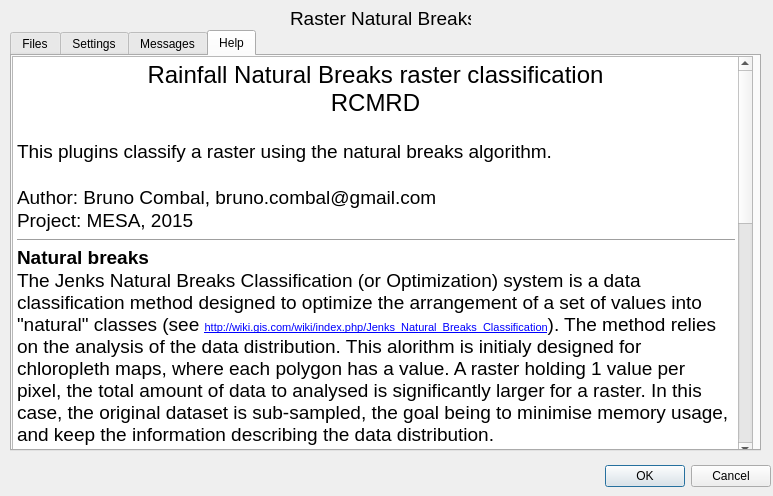
<?xml version="1.0" encoding="UTF-8"?>
<ui version="4.0">
 <class>rcmrdNatBreaksDialogBase</class>
 <widget class="QDialog" name="rcmrdNatBreaksDialogBase">
  <property name="geometry">
   <rect>
    <x>0</x>
    <y>0</y>
    <width>773</width>
    <height>496</height>
   </rect>
  </property>
  <property name="windowTitle">
   <string>RCMRD Natural Breaks</string>
  </property>
  <widget class="QDialogButtonBox" name="button_box">
   <property name="geometry">
    <rect>
     <x>430</x>
     <y>460</y>
     <width>341</width>
     <height>32</height>
    </rect>
   </property>
   <property name="orientation">
    <enum>Qt::Horizontal</enum>
   </property>
   <property name="standardButtons">
    <set>QDialogButtonBox::Cancel|QDialogButtonBox::Ok</set>
   </property>
  </widget>
  <widget class="QLabel" name="label">
   <property name="geometry">
    <rect>
     <x>290</x>
     <y>10</y>
     <width>181</width>
     <height>16</height>
    </rect>
   </property>
   <property name="font">
    <font>
     <pointsize>14</pointsize>
    </font>
   </property>
   <property name="text">
    <string>Raster Natural Breaks</string>
   </property>
  </widget>
  <widget class="QTabWidget" name="tabs">
   <property name="geometry">
    <rect>
     <x>10</x>
     <y>30</y>
     <width>751</width>
     <height>421</height>
    </rect>
   </property>
   <property name="currentIndex">
    <number>3</number>
   </property>
   <widget class="QWidget" name="tabFiles">
    <attribute name="title">
     <string>Files</string>
    </attribute>
    <layout class="QGridLayout" name="gridLayout">
     <item row="0" column="0">
      <widget class="QLabel" name="label_2">
       <property name="text">
        <string>Input flle</string>
       </property>
      </widget>
     </item>
     <item row="0" column="1">
      <widget class="QLineEdit" name="editInFile"/>
     </item>
     <item row="1" column="3">
      <widget class="QPushButton" name="buttonOutFile">
       <property name="text">
        <string>...</string>
       </property>
      </widget>
     </item>
     <item row="0" column="3">
      <widget class="QPushButton" name="buttonInFile">
       <property name="text">
        <string>...</string>
       </property>
      </widget>
     </item>
     <item row="1" column="1">
      <widget class="QLineEdit" name="editOutFile"/>
     </item>
     <item row="1" column="0">
      <widget class="QLabel" name="label_3">
       <property name="text">
        <string>Output file</string>
       </property>
      </widget>
     </item>
     <item row="2" column="1">
      <spacer name="verticalSpacer">
       <property name="orientation">
        <enum>Qt::Vertical</enum>
       </property>
       <property name="sizeHint" stdset="0">
        <size>
         <width>20</width>
         <height>40</height>
        </size>
       </property>
      </spacer>
     </item>
    </layout>
   </widget>
   <widget class="QWidget" name="tabSettings">
    <attribute name="title">
     <string>Settings</string>
    </attribute>
    <layout class="QGridLayout" name="gridLayout_2">
     <item row="9" column="1">
      <spacer name="horizontalSpacer_2">
       <property name="orientation">
        <enum>Qt::Horizontal</enum>
       </property>
       <property name="sizeHint" stdset="0">
        <size>
         <width>40</width>
         <height>20</height>
        </size>
       </property>
      </spacer>
     </item>
     <item row="6" column="1">
      <widget class="QRadioButton" name="radio12th">
       <property name="text">
        <string>1/12</string>
       </property>
       <property name="checked">
        <bool>true</bool>
       </property>
      </widget>
     </item>
     <item row="0" column="2">
      <spacer name="horizontalSpacer">
       <property name="orientation">
        <enum>Qt::Horizontal</enum>
       </property>
       <property name="sizeHint" stdset="0">
        <size>
         <width>40</width>
         <height>20</height>
        </size>
       </property>
      </spacer>
     </item>
     <item row="0" column="0">
      <widget class="QLabel" name="label_4">
       <property name="maximumSize">
        <size>
         <width>100</width>
         <height>16777215</height>
        </size>
       </property>
       <property name="text">
        <string>Number of classes</string>
       </property>
      </widget>
     </item>
     <item row="2" column="1">
      <widget class="QRadioButton" name="radio4th">
       <property name="text">
        <string>1/4</string>
       </property>
      </widget>
     </item>
     <item row="4" column="1">
      <widget class="QRadioButton" name="radio8th">
       <property name="text">
        <string>1/8</string>
       </property>
      </widget>
     </item>
     <item row="1" column="0">
      <widget class="QLabel" name="label_5">
       <property name="maximumSize">
        <size>
         <width>100</width>
         <height>16777215</height>
        </size>
       </property>
       <property name="text">
        <string>Image sampling</string>
       </property>
      </widget>
     </item>
     <item row="0" column="1">
      <widget class="QSpinBox" name="spinClasses">
       <property name="maximumSize">
        <size>
         <width>100</width>
         <height>16777215</height>
        </size>
       </property>
       <property name="singleStep">
        <number>2</number>
       </property>
       <property name="value">
        <number>5</number>
       </property>
      </widget>
     </item>
     <item row="3" column="1">
      <widget class="QRadioButton" name="radio6th">
       <property name="text">
        <string>1/6</string>
       </property>
      </widget>
     </item>
     <item row="1" column="1">
      <widget class="QRadioButton" name="radioAll">
       <property name="text">
        <string>All pixels</string>
       </property>
      </widget>
     </item>
     <item row="7" column="1">
      <widget class="QRadioButton" name="radio16th">
       <property name="text">
        <string>1/16</string>
       </property>
      </widget>
     </item>
     <item row="5" column="1">
      <widget class="QRadioButton" name="radio10th">
       <property name="text">
        <string>1/10</string>
       </property>
      </widget>
     </item>
     <item row="8" column="1">
      <widget class="QRadioButton" name="radio20th">
       <property name="text">
        <string>1/20</string>
       </property>
      </widget>
     </item>
    </layout>
   </widget>
   <widget class="QWidget" name="tabMessages">
    <attribute name="title">
     <string>Messages</string>
    </attribute>
    <widget class="QTextEdit" name="logTextDump">
     <property name="geometry">
      <rect>
       <x>10</x>
       <y>10</y>
       <width>721</width>
       <height>381</height>
      </rect>
     </property>
    </widget>
   </widget>
   <widget class="QWidget" name="tabHelp">
    <attribute name="title">
     <string>Help</string>
    </attribute>
    <widget class="QTextEdit" name="textEdit">
     <property name="geometry">
      <rect>
       <x>0</x>
       <y>0</y>
       <width>741</width>
       <height>401</height>
      </rect>
     </property>
     <property name="html">
      <string>&lt;!DOCTYPE HTML PUBLIC &quot;-//W3C//DTD HTML 4.0//EN&quot; &quot;http://www.w3.org/TR/REC-html40/strict.dtd&quot;&gt;
&lt;html&gt;&lt;head&gt;&lt;meta name=&quot;qrichtext&quot; content=&quot;1&quot; /&gt;&lt;style type=&quot;text/css&quot;&gt;
p, li { white-space: pre-wrap; }
&lt;/style&gt;&lt;/head&gt;&lt;body style=&quot; font-family:'MS Shell Dlg 2'; font-size:8.25pt; font-weight:400; font-style:normal;&quot;&gt;
&lt;p align=&quot;center&quot; style=&quot; margin-top:0px; margin-bottom:0px; margin-left:0px; margin-right:0px; -qt-block-indent:0; text-indent:0px;&quot;&gt;&lt;span style=&quot; font-family:'Calibri'; font-size:18pt;&quot;&gt;Rainfall Natural Breaks raster classification&lt;/span&gt;&lt;/p&gt;
&lt;p align=&quot;center&quot; style=&quot; margin-top:0px; margin-bottom:0px; margin-left:0px; margin-right:0px; -qt-block-indent:0; text-indent:0px;&quot;&gt;&lt;span style=&quot; font-family:'Calibri'; font-size:18pt;&quot;&gt;RCMRD&lt;/span&gt;&lt;/p&gt;
&lt;p style=&quot;-qt-paragraph-type:empty; margin-top:0px; margin-bottom:0px; margin-left:0px; margin-right:0px; -qt-block-indent:0; text-indent:0px; font-family:'Calibri'; font-size:14pt;&quot;&gt;&lt;br /&gt;&lt;/p&gt;
&lt;p style=&quot; margin-top:0px; margin-bottom:0px; margin-left:0px; margin-right:0px; -qt-block-indent:0; text-indent:0px;&quot;&gt;&lt;span style=&quot; font-family:'Calibi'; font-size:14pt;&quot;&gt;This plugins classify a raster using the natural breaks algorithm.&lt;/span&gt;&lt;/p&gt;
&lt;p style=&quot;-qt-paragraph-type:empty; margin-top:0px; margin-bottom:0px; margin-left:0px; margin-right:0px; -qt-block-indent:0; text-indent:0px; font-family:'Calibri'; font-size:14pt;&quot;&gt;&lt;br /&gt;&lt;/p&gt;
&lt;p style=&quot; margin-top:0px; margin-bottom:0px; margin-left:0px; margin-right:0px; -qt-block-indent:0; text-indent:0px;&quot;&gt;&lt;span style=&quot; font-family:'Calibri'; font-size:14pt;&quot;&gt;Author: Bruno Combal, bruno.combal@gmail.com&lt;/span&gt;&lt;/p&gt;
&lt;p style=&quot; margin-top:0px; margin-bottom:0px; margin-left:0px; margin-right:0px; -qt-block-indent:0; text-indent:0px;&quot;&gt;&lt;span style=&quot; font-family:'Calibri'; font-size:14pt;&quot;&gt;Project: MESA, 2015&lt;/span&gt;&lt;/p&gt;
&lt;hr /&gt;
&lt;p style=&quot; margin-top:0px; margin-bottom:0px; margin-left:0px; margin-right:0px; -qt-block-indent:0; text-indent:0px;&quot;&gt;&lt;span style=&quot; font-family:'Calibri'; font-size:14pt; font-weight:600;&quot;&gt;Natural breaks&lt;/span&gt;&lt;/p&gt;
&lt;p style=&quot; margin-top:0px; margin-bottom:0px; margin-left:0px; margin-right:0px; -qt-block-indent:0; text-indent:0px;&quot;&gt;&lt;span style=&quot; font-family:'Calibri'; font-size:14pt;&quot;&gt;The Jenks Natural Breaks Classification (or Optimization) system is a data classification method designed to optimize the arrangement of a set of values into &amp;quot;natural&amp;quot; classes (see &lt;/span&gt;&lt;a href=&quot;http://wiki.gis.com/wiki/index.php/Jenks_Natural_Breaks_Classification&quot;&gt;&lt;span style=&quot; font-size:8pt; text-decoration: underline; color:#0000ff;&quot;&gt;http://wiki.gis.com/wiki/index.php/Jenks_Natural_Breaks_Classification&lt;/span&gt;&lt;/a&gt;&lt;span style=&quot; font-family:'Calibri'; font-size:14pt;&quot;&gt;). The method relies on the analysis of the data distribution. This alorithm is initialy designed for chloropleth maps, where each polygon has a value. A raster holding 1 value per pixel, the total amount of data to analysed is significantly larger for a raster. In this case, the original dataset is sub-sampled, the goal being to minimise memory usage, and keep the information describing the data distribution. &lt;/span&gt;&lt;/p&gt;
&lt;p style=&quot;-qt-paragraph-type:empty; margin-top:0px; margin-bottom:0px; margin-left:0px; margin-right:0px; -qt-block-indent:0; text-indent:0px; font-family:'Calibri'; font-size:14pt;&quot;&gt;&lt;br /&gt;&lt;/p&gt;
&lt;p style=&quot;-qt-paragraph-type:empty; margin-top:0px; margin-bottom:0px; margin-left:0px; margin-right:0px; -qt-block-indent:0; text-indent:0px; font-family:'Calibri'; font-size:14pt;&quot;&gt;&lt;br /&gt;&lt;/p&gt;
&lt;p style=&quot; margin-top:0px; margin-bottom:0px; margin-left:0px; margin-right:0px; -qt-block-indent:0; text-indent:0px;&quot;&gt;&lt;span style=&quot; font-family:'Calibri'; font-size:14pt; font-weight:600;&quot;&gt;How if works&lt;/span&gt;&lt;/p&gt;
&lt;p style=&quot; margin-top:0px; margin-bottom:0px; margin-left:0px; margin-right:0px; -qt-block-indent:0; text-indent:0px;&quot;&gt;&lt;span style=&quot; font-family:'Calibri'; font-size:14pt;&quot;&gt;1. Define input and output files.&lt;/span&gt;&lt;/p&gt;
&lt;p style=&quot; margin-top:0px; margin-bottom:0px; margin-left:0px; margin-right:0px; -qt-block-indent:0; text-indent:0px;&quot;&gt;&lt;span style=&quot; font-family:'Calibri'; font-size:14pt;&quot;&gt;Click on tab &amp;quot;Files&amp;quot;:&lt;/span&gt;&lt;/p&gt;
&lt;p style=&quot; margin-top:0px; margin-bottom:0px; margin-left:0px; margin-right:0px; -qt-block-indent:0; text-indent:0px;&quot;&gt;&lt;span style=&quot; font-family:'Calibri'; font-size:14pt;&quot;&gt;- Press button [...] and browse for the input file or alternatively write or copy paste the file path and name in the text box;&lt;/span&gt;&lt;/p&gt;
&lt;p style=&quot; margin-top:0px; margin-bottom:0px; margin-left:0px; margin-right:0px; -qt-block-indent:0; text-indent:0px;&quot;&gt;&lt;span style=&quot; font-family:'Calibri'; font-size:14pt;&quot;&gt;- Define an output file. Please be sure to use the '.tif' file extension.&lt;/span&gt;&lt;/p&gt;
&lt;p style=&quot;-qt-paragraph-type:empty; margin-top:0px; margin-bottom:0px; margin-left:0px; margin-right:0px; -qt-block-indent:0; text-indent:0px; font-family:'Calibri'; font-size:14pt;&quot;&gt;&lt;br /&gt;&lt;/p&gt;
&lt;p style=&quot; margin-top:0px; margin-bottom:0px; margin-left:0px; margin-right:0px; -qt-block-indent:0; text-indent:0px;&quot;&gt;&lt;span style=&quot; font-family:'Calibri'; font-size:14pt;&quot;&gt;2. Review settings&lt;/span&gt;&lt;/p&gt;
&lt;p style=&quot; margin-top:0px; margin-bottom:0px; margin-left:0px; margin-right:0px; -qt-block-indent:0; text-indent:0px;&quot;&gt;&lt;span style=&quot; font-family:'Calibri'; font-size:14pt;&quot;&gt;Click on tab &amp;quot;Settings&amp;quot;.&lt;/span&gt;&lt;/p&gt;
&lt;p style=&quot; margin-top:0px; margin-bottom:0px; margin-left:0px; margin-right:0px; -qt-block-indent:0; text-indent:0px;&quot;&gt;&lt;span style=&quot; font-family:'Calibri'; font-size:14pt;&quot;&gt;- define the number of output classes; default is 5;&lt;/span&gt;&lt;/p&gt;
&lt;p style=&quot; margin-top:0px; margin-bottom:0px; margin-left:0px; margin-right:0px; -qt-block-indent:0; text-indent:0px;&quot;&gt;&lt;span style=&quot; font-family:'Calibri'; font-size:14pt;&quot;&gt;- define the sampling rate. By default, the data distribution is build by taking 1 value every 12 pixels and every 12 lines. You may want to decrease this number for smaller images, or increase it for larger images.&lt;/span&gt;&lt;/p&gt;
&lt;p style=&quot;-qt-paragraph-type:empty; margin-top:0px; margin-bottom:0px; margin-left:0px; margin-right:0px; -qt-block-indent:0; text-indent:0px;&quot;&gt;&lt;br /&gt;&lt;/p&gt;
&lt;p style=&quot; margin-top:0px; margin-bottom:0px; margin-left:0px; margin-right:0px; -qt-block-indent:0; text-indent:0px;&quot;&gt;&lt;span style=&quot; font-family:'Calibri'; font-size:14pt;&quot;&gt;2. Run processing&lt;/span&gt;&lt;/p&gt;
&lt;p style=&quot; margin-top:0px; margin-bottom:0px; margin-left:0px; margin-right:0px; -qt-block-indent:0; text-indent:0px;&quot;&gt;&lt;span style=&quot; font-family:'Calibri'; font-size:14pt;&quot;&gt;Review settings in the input files and output files tabs and launch the processing by clicking on &amp;quot;OK&amp;quot;&lt;/span&gt;&lt;/p&gt;
&lt;p style=&quot; margin-top:0px; margin-bottom:0px; margin-left:0px; margin-right:0px; -qt-block-indent:0; text-indent:0px;&quot;&gt;&lt;span style=&quot; font-family:'Calibri'; font-size:14pt;&quot;&gt;The plugin will first check that all required input files are existing. If not, an error message will be ouput (review the &amp;quot;messages&amp;quot; tab, or the QGis log files from the QGis interface).&lt;/span&gt;&lt;/p&gt;
&lt;p style=&quot; margin-top:0px; margin-bottom:0px; margin-left:0px; margin-right:0px; -qt-block-indent:0; text-indent:0px;&quot;&gt;&lt;span style=&quot; font-family:'Calibri'; font-size:14pt;&quot;&gt;The processing last for a while: if you try moving aroung the QGis interface, a message reading &amp;quot;not responding&amp;quot; will appear in the QGis window title bar.&lt;/span&gt;&lt;/p&gt;
&lt;p style=&quot; margin-top:0px; margin-bottom:0px; margin-left:0px; margin-right:0px; -qt-block-indent:0; text-indent:0px;&quot;&gt;&lt;span style=&quot; font-family:'Calibri'; font-size:14pt;&quot;&gt;If you relaunch the plugins, you will be able to read the classes bins found by the algorithm.&lt;/span&gt;&lt;/p&gt;&lt;/body&gt;&lt;/html&gt;</string>
     </property>
    </widget>
   </widget>
  </widget>
 </widget>
 <resources/>
 <connections>
  <connection>
   <sender>button_box</sender>
   <signal>accepted()</signal>
   <receiver>rcmrdNatBreaksDialogBase</receiver>
   <slot>accept()</slot>
   <hints>
    <hint type="sourcelabel">
     <x>20</x>
     <y>20</y>
    </hint>
    <hint type="destinationlabel">
     <x>20</x>
     <y>20</y>
    </hint>
   </hints>
  </connection>
  <connection>
   <sender>button_box</sender>
   <signal>rejected()</signal>
   <receiver>rcmrdNatBreaksDialogBase</receiver>
   <slot>reject()</slot>
   <hints>
    <hint type="sourcelabel">
     <x>20</x>
     <y>20</y>
    </hint>
    <hint type="destinationlabel">
     <x>20</x>
     <y>20</y>
    </hint>
   </hints>
  </connection>
 </connections>
</ui>
